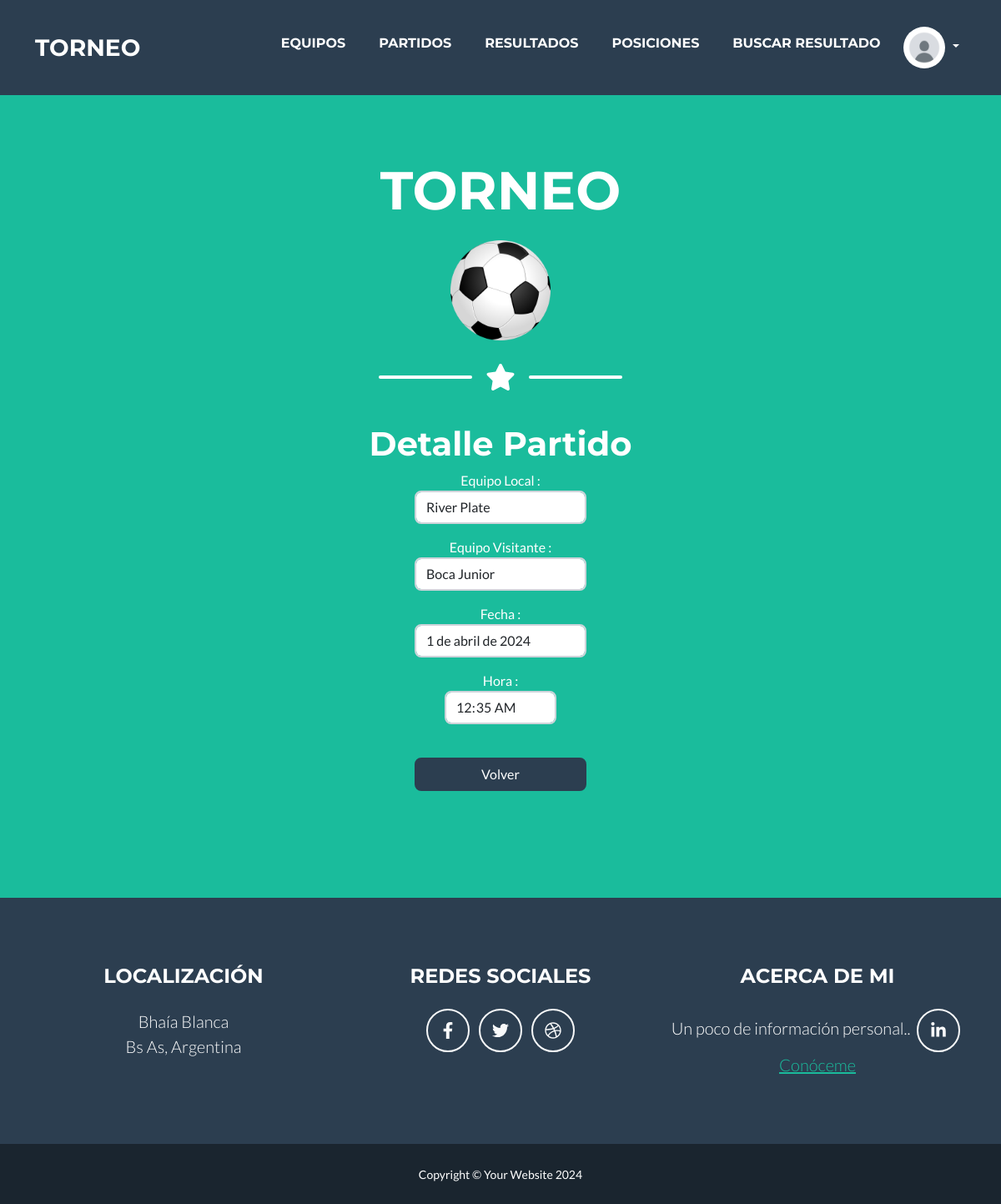
/App/ver_partido/1, run on the app's committed database.
### App/models.py (models this page shows, shortened)
class Partidos(models.Model):
    equipo_local = models.ForeignKey(Equipos, name="equipo_local", on_delete=models.SET_NULL, null=True, related_name='equipo_local')
    equipo_visitante = models.ForeignKey(Equipos, name="equipo_visitante", on_delete=models.SET_NULL, null=True, related_name='equipo_visitante')
    fecha = models.DateField()
    hora = models.TimeField()

class Equipos(models.Model):
    nombre = models.CharField(max_length=30)
    fechafundacion = models.DateField()

### App/views.py (the view)
# urls.py: path('ver_partido/<int:pk>', ver_partido, name="ver_partido"),
def ver_partido(request, pk):
    partido = Partidos.objects.select_related('equipo_local', 'equipo_visitante').filter(id__iexact=pk)[0]
    info = {
        "partido" : partido
    }
    return render(request, "Partidos/ver_partido.html", info)

### App/templates/Partidos/ver_partido.html
{% extends "home.html" %}
{% block section %}
    <h1>Detalle Partido</h1>
    <p>
        Equipo Local : <input name="equipo_local" value="{{ partido.equipo_local.nombre }}" class="form-control" readonly>
    </p>
    <p>
        Equipo Visitante : <input name="equipo_visitante" value="{{ partido.equipo_visitante.nombre }}" class="form-control" readonly>
    </p>
    <p>
        Fecha : <input type="datetime" name="fecha" value="{{ partido.fecha }}" class="form-control" readonly>
    </p>
    <p>
        Hora : <input type="time" name="hora" value="{{ partido.hora }}" class="form-control" readonly>
    </p>
    <br>
    <p>
        <a href="{% url 'partidos' %}">
            <input value="Volver" class="btn btn-secondary">
        </a>
    </p>
{% endblock %}

### data on the page
Partidos: equipo_local "River Plate", equipo_visitante "Boca Junior", fecha "1 de abril de 2024", hora "00:35"
